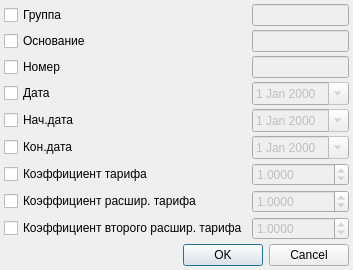
<?xml version="1.0" encoding="UTF-8"?>
<ui version="4.0">
 <class>ParamsContractDialog</class>
 <widget class="QDialog" name="ParamsContractDialog">
  <property name="geometry">
   <rect>
    <x>0</x>
    <y>0</y>
    <width>353</width>
    <height>269</height>
   </rect>
  </property>
  <property name="windowTitle">
   <string>Параметры</string>
  </property>
  <layout class="QGridLayout" name="gridLayout">
   <property name="margin">
    <number>4</number>
   </property>
   <property name="spacing">
    <number>4</number>
   </property>
   <item row="10" column="1">
    <spacer name="verticalSpacer">
     <property name="orientation">
      <enum>Qt::Vertical</enum>
     </property>
     <property name="sizeHint" stdset="0">
      <size>
       <width>20</width>
       <height>40</height>
      </size>
     </property>
    </spacer>
   </item>
   <item row="11" column="0" colspan="4">
    <widget class="QDialogButtonBox" name="buttonBox">
     <property name="orientation">
      <enum>Qt::Horizontal</enum>
     </property>
     <property name="standardButtons">
      <set>QDialogButtonBox::Cancel|QDialogButtonBox::Ok</set>
     </property>
    </widget>
   </item>
   <item row="1" column="0" colspan="2">
    <widget class="QCheckBox" name="chkBase">
     <property name="text">
      <string>Основание</string>
     </property>
     <property name="checked">
      <bool>false</bool>
     </property>
    </widget>
   </item>
   <item row="2" column="0" colspan="2">
    <widget class="QCheckBox" name="chkNumber">
     <property name="text">
      <string>Номер</string>
     </property>
    </widget>
   </item>
   <item row="2" column="2" colspan="2">
    <widget class="QLineEdit" name="edtNumber">
     <property name="enabled">
      <bool>false</bool>
     </property>
    </widget>
   </item>
   <item row="3" column="2" colspan="2">
    <widget class="CDateEdit" name="edtDate">
     <property name="enabled">
      <bool>false</bool>
     </property>
     <property name="calendarPopup">
      <bool>true</bool>
     </property>
    </widget>
   </item>
   <item row="1" column="2" colspan="2">
    <widget class="QLineEdit" name="edtBase">
     <property name="enabled">
      <bool>false</bool>
     </property>
    </widget>
   </item>
   <item row="3" column="0" colspan="2">
    <widget class="QCheckBox" name="chkDate">
     <property name="text">
      <string>Дата</string>
     </property>
    </widget>
   </item>
   <item row="4" column="0" colspan="2">
    <widget class="QCheckBox" name="chkBegDate">
     <property name="text">
      <string>Нач.дата</string>
     </property>
    </widget>
   </item>
   <item row="5" column="0" colspan="2">
    <widget class="QCheckBox" name="chkEndDate">
     <property name="text">
      <string>Кон.дата</string>
     </property>
    </widget>
   </item>
   <item row="6" column="0" colspan="2">
    <widget class="QCheckBox" name="chkCoefficient">
     <property name="text">
      <string>Коэффициент тарифа</string>
     </property>
    </widget>
   </item>
   <item row="7" column="0" colspan="2">
    <widget class="QCheckBox" name="chkCoefficientEx">
     <property name="text">
      <string>Коэффициент расшир. тарифа</string>
     </property>
    </widget>
   </item>
   <item row="7" column="2" colspan="2">
    <widget class="QDoubleSpinBox" name="edtCoefficientEx">
     <property name="enabled">
      <bool>false</bool>
     </property>
     <property name="decimals">
      <number>4</number>
     </property>
     <property name="minimum">
      <double>-99.999899999999997</double>
     </property>
     <property name="maximum">
      <double>99.999899999999997</double>
     </property>
     <property name="singleStep">
      <double>0.010000000000000</double>
     </property>
     <property name="value">
      <double>1.000000000000000</double>
     </property>
    </widget>
   </item>
   <item row="6" column="2" colspan="2">
    <widget class="QDoubleSpinBox" name="edtCoefficient">
     <property name="enabled">
      <bool>false</bool>
     </property>
     <property name="decimals">
      <number>4</number>
     </property>
     <property name="minimum">
      <double>-99.999899999999997</double>
     </property>
     <property name="maximum">
      <double>99.999899999999997</double>
     </property>
     <property name="singleStep">
      <double>0.010000000000000</double>
     </property>
     <property name="value">
      <double>1.000000000000000</double>
     </property>
    </widget>
   </item>
   <item row="4" column="2" colspan="2">
    <widget class="CDateEdit" name="edtBegDate">
     <property name="enabled">
      <bool>false</bool>
     </property>
     <property name="calendarPopup">
      <bool>true</bool>
     </property>
    </widget>
   </item>
   <item row="5" column="2" colspan="2">
    <widget class="CDateEdit" name="edtEndDate">
     <property name="enabled">
      <bool>false</bool>
     </property>
     <property name="calendarPopup">
      <bool>true</bool>
     </property>
    </widget>
   </item>
   <item row="0" column="0" colspan="2">
    <widget class="QCheckBox" name="chkContractGroup">
     <property name="text">
      <string>Группа</string>
     </property>
    </widget>
   </item>
   <item row="0" column="2" colspan="2">
    <widget class="QLineEdit" name="edtContractGroup">
     <property name="enabled">
      <bool>false</bool>
     </property>
    </widget>
   </item>
   <item row="9" column="0" colspan="2">
    <widget class="QCheckBox" name="chkCoefficientEx2">
     <property name="text">
      <string>Коэффициент второго расшир. тарифа</string>
     </property>
    </widget>
   </item>
   <item row="9" column="2" colspan="2">
    <widget class="QDoubleSpinBox" name="edtCoefficientEx2">
     <property name="enabled">
      <bool>false</bool>
     </property>
     <property name="decimals">
      <number>4</number>
     </property>
     <property name="minimum">
      <double>-99.999899999999997</double>
     </property>
     <property name="maximum">
      <double>99.999899999999997</double>
     </property>
     <property name="singleStep">
      <double>0.010000000000000</double>
     </property>
     <property name="value">
      <double>1.000000000000000</double>
     </property>
    </widget>
   </item>
  </layout>
 </widget>
 <customwidgets>
  <customwidget>
   <class>CDateEdit</class>
   <extends>QDateEdit</extends>
   <header>library/DateEdit.h</header>
  </customwidget>
 </customwidgets>
 <tabstops>
  <tabstop>chkContractGroup</tabstop>
  <tabstop>edtContractGroup</tabstop>
  <tabstop>chkBase</tabstop>
  <tabstop>edtBase</tabstop>
  <tabstop>chkNumber</tabstop>
  <tabstop>edtNumber</tabstop>
  <tabstop>chkDate</tabstop>
  <tabstop>edtDate</tabstop>
  <tabstop>chkBegDate</tabstop>
  <tabstop>edtBegDate</tabstop>
  <tabstop>chkEndDate</tabstop>
  <tabstop>edtEndDate</tabstop>
  <tabstop>chkCoefficient</tabstop>
  <tabstop>edtCoefficient</tabstop>
  <tabstop>chkCoefficientEx</tabstop>
  <tabstop>edtCoefficientEx</tabstop>
  <tabstop>chkCoefficientEx2</tabstop>
  <tabstop>edtCoefficientEx2</tabstop>
  <tabstop>buttonBox</tabstop>
 </tabstops>
 <resources/>
 <connections>
  <connection>
   <sender>buttonBox</sender>
   <signal>accepted()</signal>
   <receiver>ParamsContractDialog</receiver>
   <slot>accept()</slot>
   <hints>
    <hint type="sourcelabel">
     <x>318</x>
     <y>267</y>
    </hint>
    <hint type="destinationlabel">
     <x>114</x>
     <y>229</y>
    </hint>
   </hints>
  </connection>
  <connection>
   <sender>buttonBox</sender>
   <signal>rejected()</signal>
   <receiver>ParamsContractDialog</receiver>
   <slot>reject()</slot>
   <hints>
    <hint type="sourcelabel">
     <x>318</x>
     <y>267</y>
    </hint>
    <hint type="destinationlabel">
     <x>196</x>
     <y>229</y>
    </hint>
   </hints>
  </connection>
  <connection>
   <sender>chkBase</sender>
   <signal>toggled(bool)</signal>
   <receiver>edtBase</receiver>
   <slot>setEnabled(bool)</slot>
   <hints>
    <hint type="sourcelabel">
     <x>112</x>
     <y>48</y>
    </hint>
    <hint type="destinationlabel">
     <x>346</x>
     <y>45</y>
    </hint>
   </hints>
  </connection>
  <connection>
   <sender>chkNumber</sender>
   <signal>toggled(bool)</signal>
   <receiver>edtNumber</receiver>
   <slot>setEnabled(bool)</slot>
   <hints>
    <hint type="sourcelabel">
     <x>63</x>
     <y>65</y>
    </hint>
    <hint type="destinationlabel">
     <x>346</x>
     <y>65</y>
    </hint>
   </hints>
  </connection>
  <connection>
   <sender>chkDate</sender>
   <signal>toggled(bool)</signal>
   <receiver>edtDate</receiver>
   <slot>setEnabled(bool)</slot>
   <hints>
    <hint type="sourcelabel">
     <x>105</x>
     <y>88</y>
    </hint>
    <hint type="destinationlabel">
     <x>346</x>
     <y>88</y>
    </hint>
   </hints>
  </connection>
  <connection>
   <sender>chkBegDate</sender>
   <signal>toggled(bool)</signal>
   <receiver>edtBegDate</receiver>
   <slot>setEnabled(bool)</slot>
   <hints>
    <hint type="sourcelabel">
     <x>26</x>
     <y>110</y>
    </hint>
    <hint type="destinationlabel">
     <x>261</x>
     <y>110</y>
    </hint>
   </hints>
  </connection>
  <connection>
   <sender>chkEndDate</sender>
   <signal>toggled(bool)</signal>
   <receiver>edtEndDate</receiver>
   <slot>setEnabled(bool)</slot>
   <hints>
    <hint type="sourcelabel">
     <x>16</x>
     <y>132</y>
    </hint>
    <hint type="destinationlabel">
     <x>261</x>
     <y>132</y>
    </hint>
   </hints>
  </connection>
  <connection>
   <sender>chkCoefficient</sender>
   <signal>toggled(bool)</signal>
   <receiver>edtCoefficient</receiver>
   <slot>setEnabled(bool)</slot>
   <hints>
    <hint type="sourcelabel">
     <x>16</x>
     <y>161</y>
    </hint>
    <hint type="destinationlabel">
     <x>261</x>
     <y>161</y>
    </hint>
   </hints>
  </connection>
  <connection>
   <sender>chkCoefficientEx</sender>
   <signal>toggled(bool)</signal>
   <receiver>edtCoefficientEx</receiver>
   <slot>setEnabled(bool)</slot>
   <hints>
    <hint type="sourcelabel">
     <x>16</x>
     <y>190</y>
    </hint>
    <hint type="destinationlabel">
     <x>280</x>
     <y>190</y>
    </hint>
   </hints>
  </connection>
  <connection>
   <sender>chkCoefficientEx2</sender>
   <signal>toggled(bool)</signal>
   <receiver>edtCoefficientEx2</receiver>
   <slot>setEnabled(bool)</slot>
   <hints>
    <hint type="sourcelabel">
     <x>135</x>
     <y>207</y>
    </hint>
    <hint type="destinationlabel">
     <x>255</x>
     <y>206</y>
    </hint>
   </hints>
  </connection>
 </connections>
</ui>
